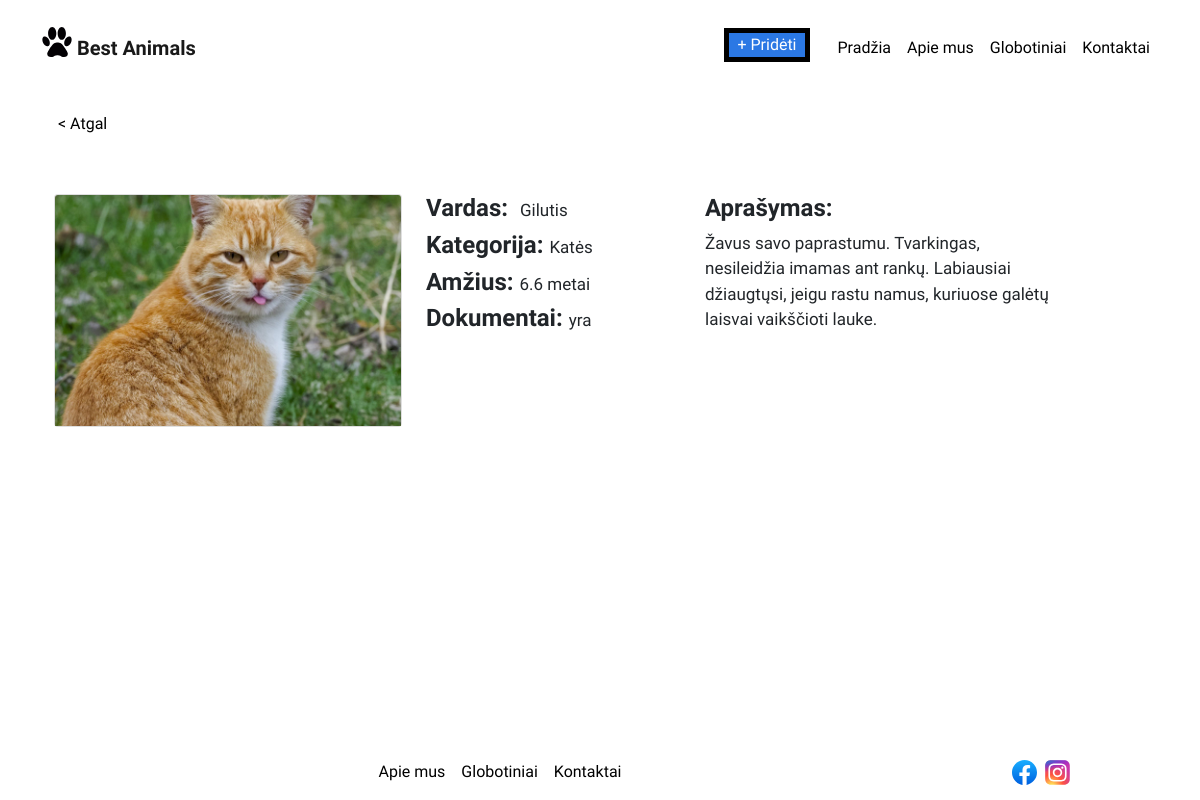
The app's page /puslapis/aprasymas.php?id=13 with its own data.
### tables this page shows
CREATE TABLE `gyvunai` (
  `gyvuno_id` int(40) NOT NULL,
  `vartotojo_id` int(40) NOT NULL,
  `kategorijos_id` int(40) NOT NULL,
  `vardas` varchar(50) NOT NULL,
  `amzius` date NOT NULL,
  `dokumentacija` varchar(10) NOT NULL,
  `aprasymas` varchar(800) NOT NULL,
  `foto_url` varchar(100) NOT NULL
);

CREATE TABLE `kategorijos` (
  `kategorijos_id` int(40) NOT NULL,
  `kategorija` varchar(40) NOT NULL
);

### puslapis/aprasymas.php (the view, shortened to what this page needs)
<?php
$connect = getDBConnection();
$query = "SELECT * FROM gyvunai,kategorijos WHERE gyvunai.kategorijos_id = kategorijos.kategorijos_id AND gyvuno_id= " . $_GET['id'] ;
$statement = $connect->prepare($query);
$statement->execute();
$result = $statement->fetchAll();
foreach ($result as $row) {
  $skelbimas[] = $row;
  $d1 = strtotime($skelbimas[0]["amzius"]);
  $d2 = strtotime("now");
  $totalSecondsDiff = abs($d1 - $d2);
  $amzius = round($totalSecondsDiff / 60 / 60 / 24 / 365, 1);
} ?>
<!DOCTYPE html>
<html>
<head>
  <link href="https://cdn.jsdelivr.net/npm/bootstrap@5.1.3/dist/css/bootstrap.min.css" rel="stylesheet">
  <link href="./custom.css" rel='stylesheet'>
</head>
<body class="d-flex flex-column min-vh-100">
  <nav class="navbar navbar-expand-md navbar-light">
    <div class="container position-static">
      <a class="navbar-brand " href="./">
        <img src="./img/peda.svg" alt="..." height="30"> Best Animals
      </a>
      <div class="collapse navbar-collapse" id="navbarSupportedContent">
        <ul class="navbar-nav ms-auto ">
          <li class="nav-item">
            <a class="nav-link prideti " href="./prideti.php">+ Pridėti</a>
          </li>
          <li class="nav-item">
            <a class="nav-link " href="./">Pradžia</a>
          </li>
          <li class="nav-item">
            <a class="nav-link" href="./apie_mus.html">Apie mus</a>
          </li>
          <li class="nav-item">
            <a class="nav-link" href="./globotiniai.php">Globotiniai</a>
          </li>
          <li class="nav-item">
            <a class="nav-link" href="./kontaktai.html">Kontaktai</a>
          </li>
        </ul>
      </div>
    </div>
  </nav>
  <main class="container py-5">
    <a class="nav-link " href="javascript:javascript:history.go(-1)">
      < Atgal</a>
        <div style="height:50px"> </div>
        <div class="row" data-masonry="{&quot;percentPosition&quot;: true } ">
          <div class="col-sm-6 col-lg-4">
            <div class="card">
              <img class="bd-placeholder-img card-img-top" src="./img/skelbimu_img/<?php echo $skelbimas[0]["foto_url"]; ?>" alt="..." width="100%">
            </div>
          </div>
          <div class="col-sm-6 col-lg-3">
            <h4><b>Vardas:</b>&nbsp; <span class="stiliusf"><?php echo  $skelbimas[0]["vardas"]; ?></span></h4>
            <h4><b>Kategorija:</b>&nbsp;<span class="stiliusf"><?php echo  $skelbimas[0]["kategorija"]; ?></span></h4>
            <h4><b>Amžius:</b>&nbsp;<span class="stiliusf"><?php echo  $amzius  . " metai"; ?></h4>
            <h4><b>Dokumentai:</b>&nbsp;<span class="stiliusf"><?php echo  $skelbimas[0]["dokumentacija"]; ?></span></h4>
          </div>
          <div class="col-sm-6 col-lg-4">
            <h4><b>Aprašymas:</b></h4>
            <span class="stiliusf"> <?php echo  $skelbimas[0]["aprasymas"]; ?></span>
          </div>
        </div>
  </main>
  <div class="row mt-auto">
    <div class="col my-auto col-6-offset">
      <nav class="navbar navbar-expand-sm navbar-light ">
        <div class="container">
          <ul class="navbar-nav mx-auto ">
            <li class="nav-item">
              <a class="nav-link " href="./apie_mus.html">Apie mus</a>
            </li>
            <li class="nav-item">
              <a class="nav-link" href="./globotiniai.php">Globotiniai</a>
            </li>
            <li class="nav-item">
              <a class="nav-link" href="./kontaktai.html">Kontaktai</a>
            </li>
          </ul>
        </div>
      </nav>
    </div>
    <div class="col-4 col-sm-2 my-auto col-12-offset">
      <img src="./img/facebook.svg" alt="..." height="25"> &nbsp;<img src="./img/instagram.svg" alt="..." height="25">
    </div>
  </div>
</body>
</html>

### puslapis/custom.css (style rules this page uses)
html { overflow-y: scroll; }
.row { margin-left: 0; margin-right: 0; }
body { font-family: 'Balsamiq Sans'; min-height:100vh; }
.nav-link { color: black !important; }
.navbar-brand, .active { font-weight: 700 !important; }
.navbar-brand img { margin-top:-16px; }
.prideti { border: 5px solid black; padding: 0px; margin-right: 20px; background: #2b78e4; color: white !important; }
.navbar-expand-md { top:20px ; }
.stiliusf { font-size: 17px; }
::placeholder { color: #000000; opacity: 1; }

### records on screen
gyvunai: foto_url (picture), vardas "Gilutis", kategorijos.kategorija "Katės", dokumentacija "yra", aprasymas "Žavus savo paprastumu. Tvarkingas, nesileidžia imamas ant rankų. Labiausiai džiaugtųsi, jeigu rastu namus, kuriuose galėtų laisvai vaikščioti lauke."
